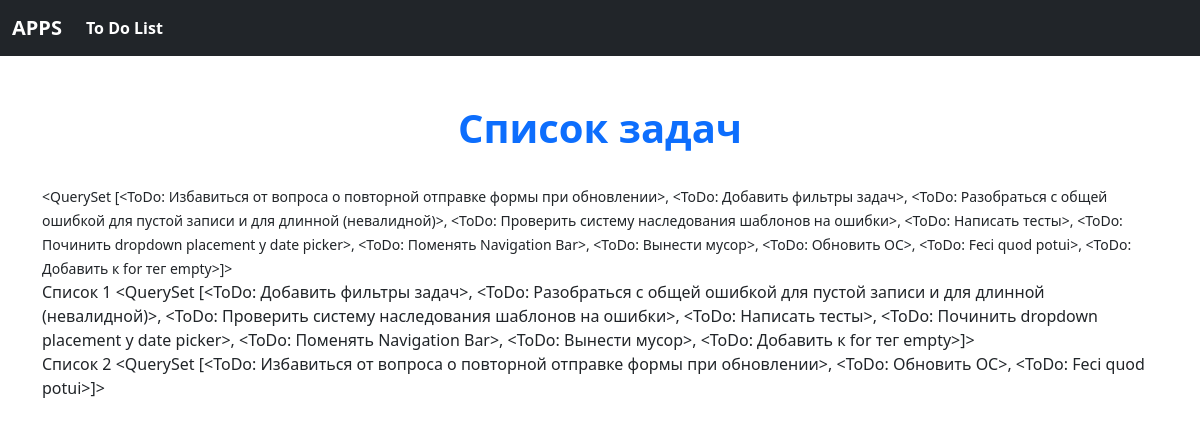
The page /app/do/test/ on the database as committed earlier.
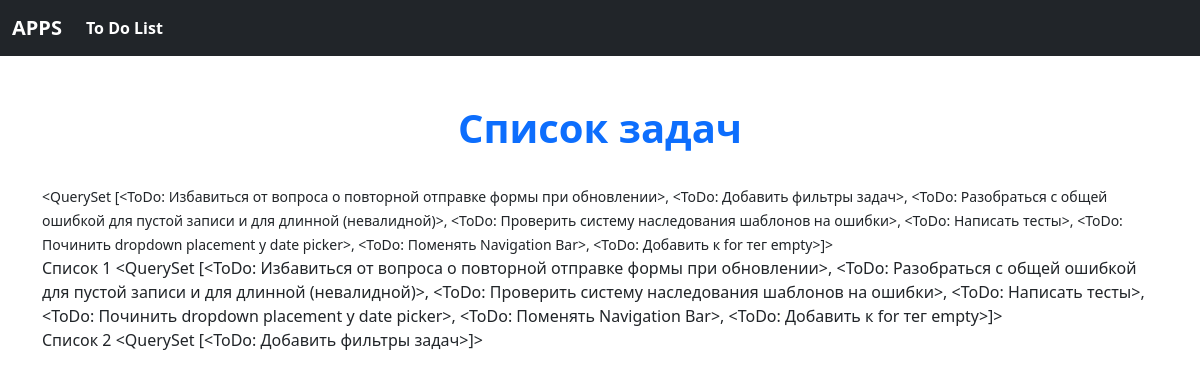
The same page on the database as committed later.
### to_do_list/models.py (models this page shows)
class ToDo(models.Model):
    title = models.CharField(max_length=80)
    status = models.BooleanField(default=False)
    due_date = models.DateField(null=True, blank=True)
    def __str__(self):
        return self.title

### to_do_list/views.py (the view)
# urls.py: path('test/', views.test, name='test')
def test(request):
    todo_items = ToDo.objects.all()
    unchecked = todo_items.filter(status=False)
    checked = todo_items.filter(status=True)
    dated =  todo_items.filter(due_date__isnull=True)
    return render(request, 'to_do_list/test.html', {'todo_items': todo_items, 'unchecked': unchecked, 'checked': checked, 'dated': dated})

### to_do_list/templates/to_do_list/test.html (shortened to what this page needs)
{% extends "base.html" %}
{% load static %}
{% load todo_extras %}
{% block header %}
<div class="container-fluid">
    <div class="row pt-5 mb-4">
        <div class="col-12 text-primary text-center">
        <h1><b>Список задач</b></h1>
        </div>
    </div>
</div>
{% endblock header %}
{% block main %}
<div class="container mb-3">
    <small>{{ todo_items}}</small>
    <br/>
    Список 1
    {{ unchecked }}
    <br/>
    Список 2
    {{ checked }}
    <br/>
    <br/>
{% endblock main %}

Rows that differ between the two databases and show on the page:
changed ToDo: title.title "…Поменять Navigation Bar>, <ToDo: Вынести мусор>, <ToDo: Обновить ОС>, <ToDo: Feci quod potui>, <ToDo: Добавить к for тег…" → "…Поменять Navigation Bar>, <ToDo: Добавить к for тег…"
Other text that changed with them:
{{ unchecked }}: "<QuerySet [<ToDo: Добавить фильтры задач>, <ToDo: Разобраться с общей ошибкой для пустой записи и для длинной (невалидной)>, <ToDo: Проверить систему наследования шаблонов на ошибки>, <ToDo: Написать тесты>, <ToDo: Починить dropdown placement у date picker>, <ToDo: Поменять Navigation Bar>, <ToDo: Вынести мусор>, <ToDo: Добавить к for…" → "<QuerySet [<ToDo: Избавиться от вопроса о повторной отправке формы при обновлении>, <ToDo: Разобраться с общей ошибкой для пустой записи и для длинной (невалидной)>, <ToDo: Проверить систему наследования шаблонов на ошибки>, <ToDo: Написать тесты>, <ToDo: Починить dropdown placement у date picker>, <ToDo: Поменять Navigation Bar>, <ToDo: Добавить к for…"
{{ checked }}: "<QuerySet [<ToDo: Избавиться от вопроса о повторной отправке формы при обновлении>, <ToDo: Обновить ОС>, <ToDo: Feci quod potui>]>" → "<QuerySet [<ToDo: Добавить фильтры задач>]>"
